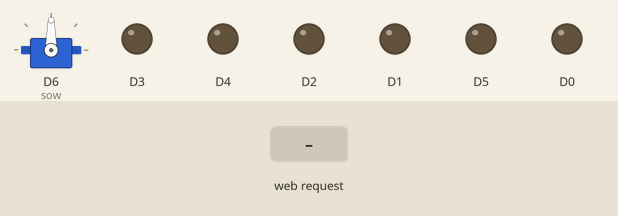
This sketch was run on a simulated ESP8266 (NodeMCU). Parts: servo, output pins drawn as LEDs (lit = HIGH). The inputs (shaded band) are chosen by the test bench. WiFi joins after 1.5 s; servers stay silent unless stated; pins used as bus, display or sensor lines are not drawn; what the sketch prints to the serial monitor is not drawn.

Above: at 2.7 s.
2.8 s: HTTP request GET /plowingon received
5.8 s: HTTP request GET /front received
At 7.0 s:
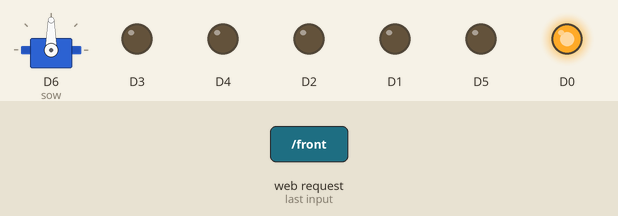
7.3 s: HTTP request GET /left received
At 9.0 s:
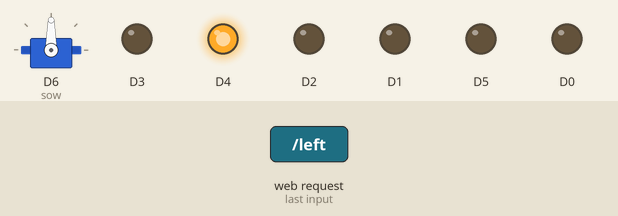
9.8 s: HTTP request GET /right received
At 10.2 s:
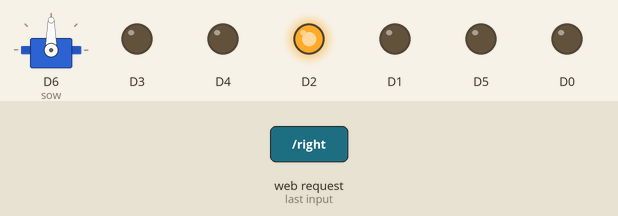
12.3 s: HTTP request GET /back received
At 13.3 s:
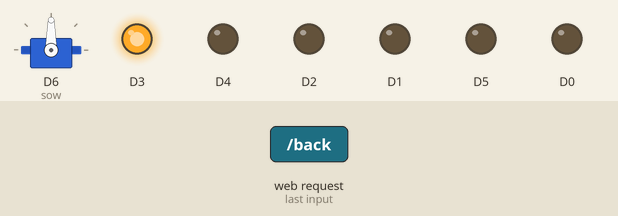
13.8 s: HTTP request GET /plowingoff received
At 16.0 s:
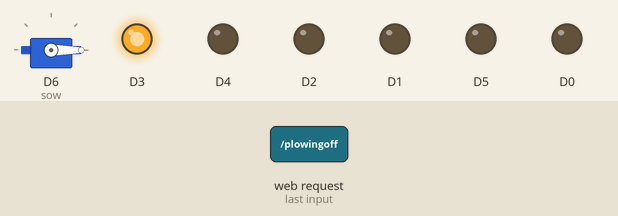
Timing chart, 0 to 17.5 s (numbered marks = the images above; inputs shaded):
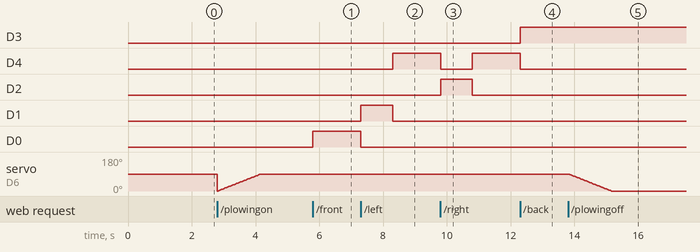

Measured:
- after the input at 5.8 s, D0: LOW → HIGH at once
- after the input at 7.3 s, D4: LOW → HIGH after 1.0 s; D1: LOW → HIGH at once, → LOW 1.0 s later; D0: HIGH → LOW at once
- after the input at 9.8 s, D4: HIGH → LOW at once, → HIGH 1.0 s later; D2: LOW → HIGH at once, → LOW 1.0 s later
- after the input at 12.3 s, D3: LOW → HIGH at once; D4: HIGH → LOW at once
- after the input at 13.8 s, servo on D6 (sow): moves from 90° to 0° over 1.3 s, starting at once

The sketch:

esp_code.ino
```cpp
#include <ESP8266WiFi.h>
#include <Servo.h>
int so = 0;
Servo sow;
int pos = 0;

WiFiClient client;
WiFiServer server(80);

void setup() {
  sow.attach(D6);

  Serial.begin(9600);
  WiFi.mode(WIFI_STA);
  WiFi.begin("mphvrk", "vrk822003");
  Serial.println("connecting to wifi! ");
  while (WiFi.status() != WL_CONNECTED) {
    Serial.print('.');
    delay(500);
  }
  Serial.println(' ');
  Serial.print("IP Address = ");
  Serial.println(WiFi.localIP());
  Serial.print("MAC Address = ");
  Serial.print(WiFi.macAddress());
  server.begin();

  pinMode(D0, OUTPUT);
  pinMode(D1, OUTPUT);
  pinMode(D2, OUTPUT);
  pinMode(D3, OUTPUT);
  pinMode(D4, OUTPUT);
  pinMode(D5, OUTPUT);
  pinMode(D6, OUTPUT);
}

void loop() {
  client = server.available();
  if (client == 1) {
    String request = client.readStringUntil('\n');
    Serial.println(request);
    request.trim();
    if (request == "GET /front HTTP/1.1") {
      digitalWrite(D0, HIGH);
      digitalWrite(D1, LOW);
      digitalWrite(D2, LOW);
      digitalWrite(D3, LOW);
      digitalWrite(D4, LOW);
    }
    if (request == "GET /left HTTP/1.1") {
      digitalWrite(D1, HIGH);
      digitalWrite(D0, LOW);
      digitalWrite(D2, LOW);
      digitalWrite(D3, LOW);
      digitalWrite(D4, LOW);
      delay(1000);
      request = "GET /stop HTTP/1.1";
    }
    if (request == "GET /right HTTP/1.1") {
      digitalWrite(D2, HIGH);
      digitalWrite(D0, LOW);
      digitalWrite(D1, LOW);
      digitalWrite(D3, LOW);
      digitalWrite(D4, LOW);
      delay(1000);
      request = "GET /stop HTTP/1.1";
    }
    if (request == "GET /back HTTP/1.1") {
      digitalWrite(D3, HIGH);
      digitalWrite(D0, LOW);
      digitalWrite(D1, LOW);
      digitalWrite(D2, LOW);
      digitalWrite(D4, LOW);
    }
    if (request == "GET /stop HTTP/1.1") {
      digitalWrite(D4, HIGH);
      digitalWrite(D0, LOW);
      digitalWrite(D1, LOW);
      digitalWrite(D2, LOW);
      digitalWrite(D3, LOW);
    }

    if (request == "GET /plowingon HTTP/1.1") {
      digitalWrite(D6, HIGH);
      for (pos = 0; pos <= 90; pos += 1) {
        sow.write(pos);
        delay(15);
      }
    }
    if (request == "GET /plowingoff HTTP/1.1") {
      digitalWrite(D6, HIGH);
      for (pos = 90; pos >= 0; pos -= 1) {
        sow.write(pos);
        delay(15);
      }
    }
    if (request == "GET /sowingon HTTP/1.1") {
      digitalWrite(D5, HIGH);
    }
    if (request == "GET /sowingoff HTTP/1.1") {
      digitalWrite(D5, LOW);
    }
  }
  client.println("HTTP/1.1 200 OK");
  client.println("Content-Type:L text/html");
  client.println("");
  client.println("<!DOCTYPE html>");
  client.println("<html>");
  client.println("<head>");
  client.println("<title>Remote Controller</title>");
  client.println("</head>");
  client.println("<body>");

  client.println("<h1>Remote Controller</h1>");
  client.println("<h3>Control</h3>");
  client.println("<br>");
  client.println("<a href=\"/front\"\"><button><b>FRONT</b></button></a>");
  client.println("&nbsp;&nbsp;&nbsp;&nbsp;&nbsp;");
  client.println("<a href=\"/left\"\"><button><b>LEFT</b></button></a>");
  client.println("&nbsp;&nbsp;&nbsp;&nbsp;&nbsp;");
  client.println("<a href=\"/right\"\"><button><b>RIGHT</b></button></a>");
  client.println("&nbsp;&nbsp;&nbsp;&nbsp;&nbsp;");
  client.println("<a href=\"/back\"\"><button><b>BACK</b></button></a>");
  client.println("&nbsp;&nbsp;&nbsp;&nbsp;&nbsp;");
  client.println("<a href=\"/stop\"\"><button><b>STOP</b></button></a>");
  client.println("<br>");
  client.println("<br>");
  client.println("<h3>Work</h3>");

  client.println("<br>");
  client.println("<a href=\"/plowingon\"\"><button><b>PLOWING ON</b></button></a>");
  client.println("&nbsp;&nbsp;&nbsp;&nbsp;&nbsp;");
  client.println("<a href=\"/plowingoff\"\"><button><b>PLOWING OFF</b></button></a>");
  client.println("&nbsp;&nbsp;&nbsp;&nbsp;&nbsp;");

  client.println("<br>");
  client.println("<a href=\"/sowingon\"\"><button><b>SOWING ON</b></button></a>");
  client.println("&nbsp;&nbsp;&nbsp;&nbsp;&nbsp;");
  client.println("<a href=\"/sowingoff\"\"><button><b>SOWING OFF</b></button></a>");
  client.println("&nbsp;&nbsp;&nbsp;&nbsp;&nbsp;");
  client.println("</body>");
  client.println("</html>");
}
```
